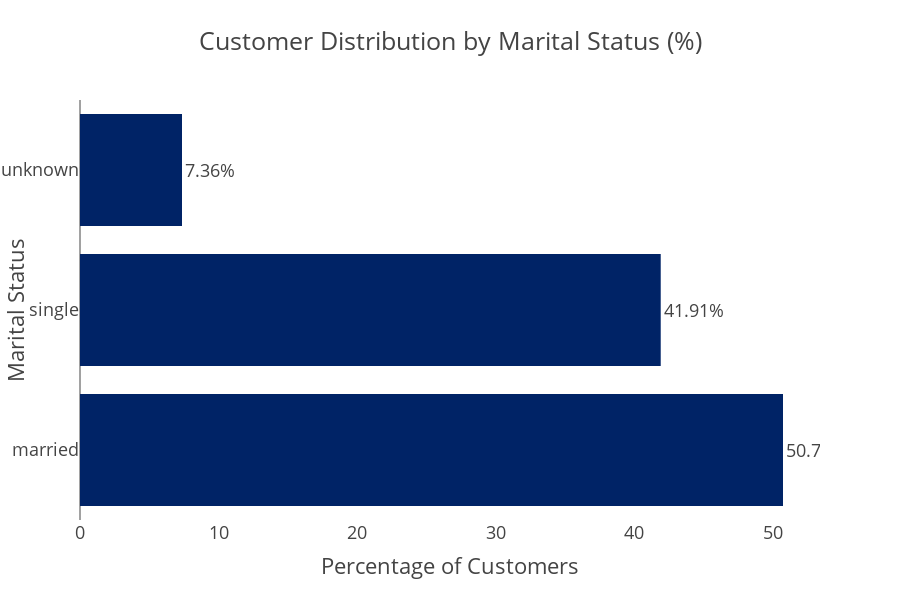

The cell this chart's notebook holds for it:
### Code cell
fig = px.bar(
    marital_status_df,
    y='Marital_Status',
    x='percentage',
    orientation='h',
    title='Customer Distribution by Marital Status (%)',
    color_discrete_sequence=['#002366'],
    text = 'percentage',
    height=600,
    width=900
)

fig.update_layout(
    template = "presentation",
    xaxis_title="Percentage of Customers",
    yaxis_title="Marital Status",
    legend_title_text=None,
    paper_bgcolor="rgba(0, 0, 0, 0)",
    plot_bgcolor="rgba(0, 0, 0, 0)",
    xaxis=dict(showgrid=False),
    yaxis=dict(showgrid=False)
)

fig.update_traces(
    texttemplate="%{text:.2f}%",
    textposition="outside",
    marker_line_width=0
)

fig.write_image(os.path.join(results_dir, 'Customers_by_Marital_Status.jpg'))
fig.write_image(os.path.join(results_dir, 'Customers_by_Marital_Status.png'))
fig.write_html(os.path.join(results_dir, 'Customers_by_Marital_Status.html'))

fig.show()

### Figure 1 — Plotly figure (JSON) as saved in the notebook; plotly's stock layout.template omitted (floating-point values rounded to 4 significant figures)
{"data": [{"hovertemplate": "percentage=%{text}<br>Marital_Status=%{y}<extra></extra>", "legendgroup": "", "marker": {"color": "#002366", "line": {"width": 0}, "pattern": {"shape": ""}}, "name": "", "orientation": "h", "showlegend": false, "text": [50.73, 41.91, 7.361], "textposition": "outside", "texttemplate": "%{text:.2f}%", "type": "bar", "x": [50.73, 41.91, 7.361], "xaxis": "x", "y": ["married", "single", "unknown"], "yaxis": "y"}], "layout": {"barmode": "relative", "height": 600, "legend": {"tracegroupgap": 0}, "paper_bgcolor": "rgba(0, 0, 0, 0)", "plot_bgcolor": "rgba(0, 0, 0, 0)", "title": {"text": "Customer Distribution by Marital Status (%)"}, "width": 900, "xaxis": {"anchor": "y", "autorange": true, "domain": [0, 1], "range": [0, 53.4], "showgrid": false, "title": {"text": "Percentage of Customers"}, "type": "linear"}, "yaxis": {"anchor": "x", "autorange": true, "domain": [0, 1], "range": [-0.5, 2.5], "showgrid": false, "title": {"text": "Marital Status"}, "type": "category"}}}
